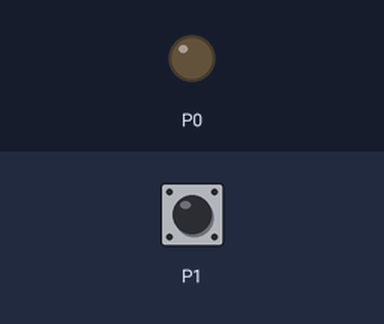
Recording of a program running on a simulated BBC micro:bit (MakeCode). Shown: output pins drawn as LEDs (lit = HIGH). Inputs (shaded band) come from the test bench; at power-on: P1 LOW.

Above: at 1.2 s.
1.3 s: P1 pulled HIGH for 3.2 s
At 5.0 s:
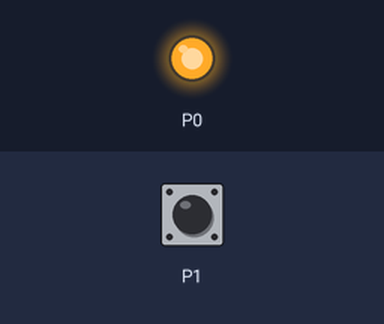
6.0 s: P1 pulled HIGH for 0.15 s
At 6.7 s:
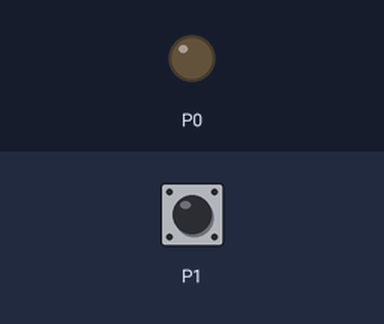
Timing chart, 0 to 9.0 s (numbered marks = the images above; inputs shaded):
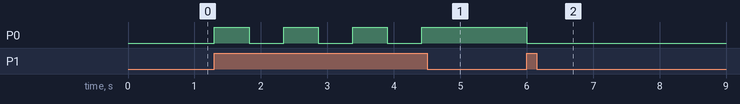

Measured:
- after the input at 1.3 s, P0: alternates HIGH for 0.52 s and LOW for 0.52 s, 7 changes in all, then stays HIGH, starting at once
- after the input at 6.0 s, P0: HIGH → LOW at once

The program:

main.ts
```typescript
let LED = 0
basic.forever(function () {
    if (pins.digitalReadPin(DigitalPin.P1) == 1) {
        if (LED) {
            pins.digitalWritePin(DigitalPin.P0, 0)
            LED = 0
            basic.pause(500)
        } else {
            pins.digitalWritePin(DigitalPin.P0, 1)
            LED = 1
            basic.pause(500)
        }
    }
})
```

test.ts
```typescript
// os teses vão aqui; isto não será compilado quando este pacote for usado como extensão.
```
